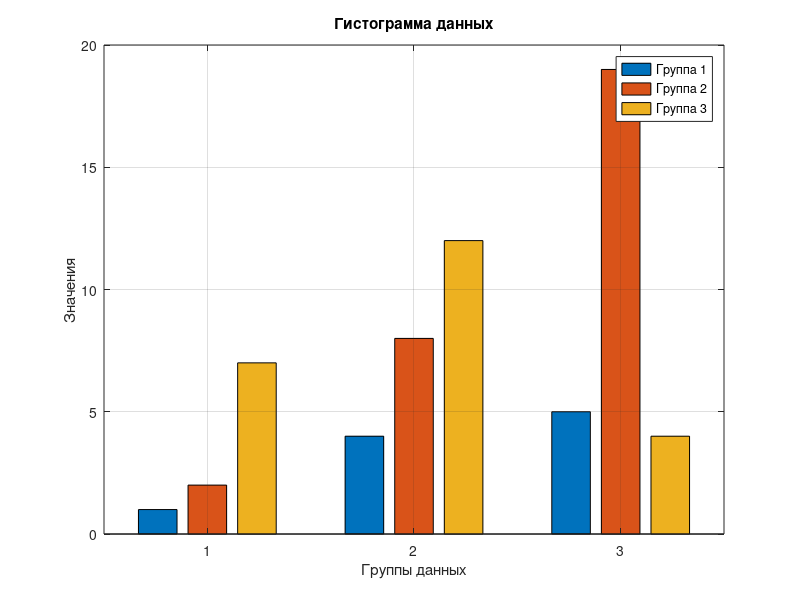

Write the MATLAB code that produced this figure.
data = [1, 2, 7; 4, 8, 12; 5, 19, 4];

figure;
bar(data, 'grouped');

xlabel('Группы данных');
ylabel('Значения');
title('Гистограмма данных');
legend('Группа 1', 'Группа 2', 'Группа 3');

grid on;